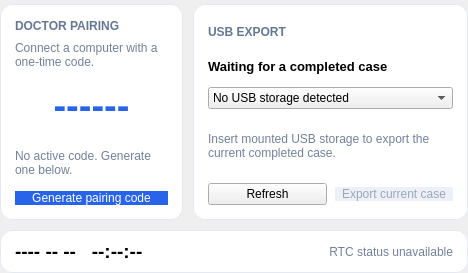
          <widget class="QWidget" name="toolsPage">
            <attribute name="title">
              <string>Tools</string>
            </attribute>
            <layout class="QVBoxLayout" name="toolsLayout">
              <property name="leftMargin">
                <number>0</number>
              </property>
              <property name="topMargin">
                <number>4</number>
              </property>
              <property name="rightMargin">
                <number>0</number>
              </property>
              <property name="bottomMargin">
                <number>0</number>
              </property>
              <property name="spacing">
                <number>10</number>
              </property>
              <item>
                <layout class="QHBoxLayout" name="toolsCards" stretch="2,3">
                  <property name="spacing">
                    <number>10</number>
                  </property>
                  <item>
                    <widget class="QFrame" name="pairCard">
                      <property name="styleSheet">
                        <string>QFrame#pairCard {background:white; border:1px solid #e5eaf2; border-radius:12px;}</string>
                      </property>
                      <layout class="QVBoxLayout" name="pairLayout">
                        <property name="leftMargin">
                          <number>14</number>
                        </property>
                        <property name="rightMargin">
                          <number>14</number>
                        </property>
                        <property name="topMargin">
                          <number>14</number>
                        </property>
                        <property name="bottomMargin">
                          <number>14</number>
                        </property>
                        <property name="spacing">
                          <number>8</number>
                        </property>
                        <item>
                          <widget class="QLabel" name="pairTitle">
                            <property name="text">
                              <string>DOCTOR PAIRING</string>
                            </property>
                            <property name="styleSheet">
                              <string>font-size:12px; font-weight:bold; color:#657893;</string>
                            </property>
                          </widget>
                        </item>
                        <item>
                          <widget class="QLabel" name="pairHint">
                            <property name="text">
                              <string>Connect a computer with a one-time code.</string>
                            </property>
                            <property name="wordWrap">
                              <bool>true</bool>
                            </property>
                            <property name="styleSheet">
                              <string>font-size:12px; color:#738199;</string>
                            </property>
                          </widget>
                        </item>
                        <item>
                          <widget class="QLabel" name="pairCode">
                            <property name="text">
                              <string>------</string>
                            </property>
                            <property name="alignment">
                              <set>Qt::AlignCenter</set>
                            </property>
                            <property name="minimumSize">
                              <size>
                                <width>0</width>
                                <height>58</height>
                              </size>
                            </property>
                            <property name="styleSheet">
                              <string>font-size:38px; font-weight:bold; color:#2864e9;</string>
                            </property>
                          </widget>
                        </item>
                        <item>
                          <widget class="QLabel" name="pairStatus">
                            <property name="text">
                              <string>No active code. Generate one below.</string>
                            </property>
                            <property name="wordWrap">
                              <bool>true</bool>
                            </property>
                            <property name="minimumSize">
                              <size>
                                <width>0</width>
                                <height>40</height>
                              </size>
                            </property>
                            <property name="styleSheet">
                              <string>font-size:12px; color:#738199;</string>
                            </property>
                          </widget>
                        </item>
                        <item>
                          <widget class="QPushButton" name="pairButton">
                            <property name="text">
                              <string>Generate pairing code</string>
                            </property>
                            <property name="styleSheet">
                              <string>QPushButton {background:#2864e9; color:white; border:0;} QPushButton:disabled {background:#edf1f7; color:#9aa7ba;}</string>
                            </property>
                          </widget>
                        </item>
                      </layout>
                    </widget>
                  </item>
                  <item>
                    <widget class="QFrame" name="usbCard">
                      <property name="styleSheet">
                        <string>QFrame#usbCard {background:white; border:1px solid #e5eaf2; border-radius:12px;}</string>
                      </property>
                      <layout class="QVBoxLayout" name="usbLayout">
                        <property name="leftMargin">
                          <number>14</number>
                        </property>
                        <property name="rightMargin">
                          <number>14</number>
                        </property>
                        <property name="topMargin">
                          <number>14</number>
                        </property>
                        <property name="bottomMargin">
                          <number>14</number>
                        </property>
                        <property name="spacing">
                          <number>8</number>
                        </property>
                        <item>
                          <widget class="QLabel" name="usbTitle">
                            <property name="text">
                              <string>USB EXPORT</string>
                            </property>
                            <property name="styleSheet">
                              <string>font-size:12px; font-weight:bold; color:#657893;</string>
                            </property>
                          </widget>
                        </item>
                        <item>
                          <widget class="QLabel" name="usbCase">
                            <property name="text">
                              <string>Waiting for a completed case</string>
                            </property>
                            <property name="minimumSize">
                              <size>
                                <width>0</width>
                                <height>22</height>
                              </size>
                            </property>
                            <property name="styleSheet">
                              <string>font-size:13px; font-weight:bold;</string>
                            </property>
                          </widget>
                        </item>
                        <item>
                          <widget class="QComboBox" name="usbDevices">
                            <item>
                              <property name="text">
                                <string>No USB storage detected</string>
                              </property>
                            </item>
                          </widget>
                        </item>
                        <item>
                          <widget class="QLabel" name="usbStatus">
                            <property name="text">
                              <string>Insert mounted USB storage to export the current completed case.</string>
                            </property>
                            <property name="wordWrap">
                              <bool>true</bool>
                            </property>
                            <property name="minimumSize">
                              <size>
                                <width>0</width>
                                <height>58</height>
                              </size>
                            </property>
                            <property name="maximumSize">
                              <size>
                                <width>16777215</width>
                                <height>58</height>
                              </size>
                            </property>
                            <property name="styleSheet">
                              <string>font-size:12px; color:#738199;</string>
                            </property>
                          </widget>
                        </item>
                        <item>
                          <layout class="QHBoxLayout" name="usbActions">
                            <item>
                              <widget class="QPushButton" name="usbRefresh">
                                <property name="text">
                                  <string>Refresh</string>
                                </property>
                              </widget>
                            </item>
                            <item>
                              <widget class="QPushButton" name="usbExport">
                                <property name="text">
                                  <string>Export current case</string>
                                </property>
                                <property name="enabled">
                                  <bool>false</bool>
                                </property>
                                <property name="styleSheet">
                                  <string>QPushButton {background:#2864e9; color:white; border:0;} QPushButton:disabled {background:#edf1f7; color:#9aa7ba;}</string>
                                </property>
                              </widget>
                            </item>
                          </layout>
                        </item>
                      </layout>
                    </widget>
                  </item>
                </layout>
              </item>
              <item>
                <widget class="QFrame" name="clockCard">
                  <property name="styleSheet">
                    <string>QFrame#clockCard {background:white; border:1px solid #e5eaf2; border-radius:12px;}</string>
                  </property>
                  <layout class="QHBoxLayout" name="clockLayout">
                    <property name="leftMargin">
                      <number>14</number>
                    </property>
                    <property name="rightMargin">
                      <number>14</number>
                    </property>
                    <item>
                      <widget class="QLabel" name="systemClock">
                        <property name="text">
                          <string>---- -- --   --:--:--</string>
                        </property>
                        <property name="styleSheet">
                          <string>font-size:19px; font-weight:bold;</string>
                        </property>
                      </widget>
                    </item>
                    <item>
                      <widget class="QLabel" name="rtcStatus">
                        <property name="text">
                          <string>RTC status unavailable</string>
                        </property>
                        <property name="alignment">
                          <set>Qt::AlignRight|Qt::AlignVCenter</set>
                        </property>
                        <property name="styleSheet">
                          <string>font-size:12px; color:#738199;</string>
                        </property>
                      </widget>
                    </item>
                  </layout>
                </widget>
              </item>
            </layout>
          </widget>
